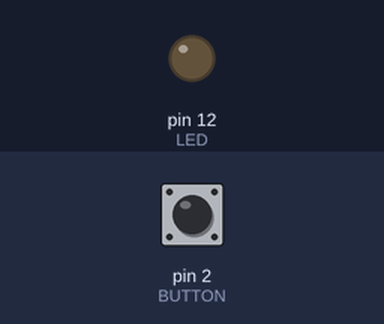
The sketch below on a simulated Arduino Uno, built with avr-gcc and run on an emulated ATmega328P. Parts: output pins drawn as LEDs (lit = HIGH). The test bench sets the inputs (shaded band); at power-on: pin 2 (BUTTON) LOW.

Above: at 1.2 s.
1.3 s: pin 2 (BUTTON) pulled HIGH for 0.15 s
At 1.37 s:
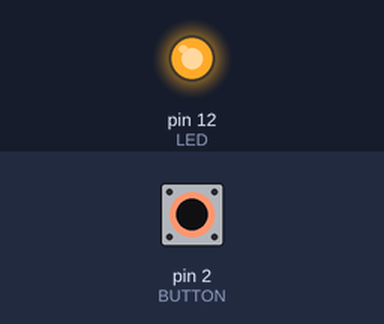
2.9 s: pin 2 (BUTTON) pulled HIGH for 3.2 s
At 6.5 s:
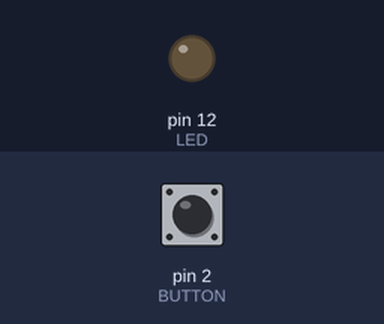
Timing chart, 0 to 8.0 s (numbered marks = the images above; inputs shaded):
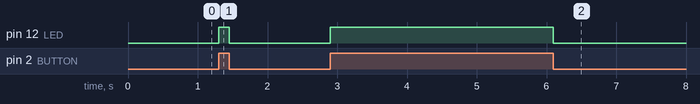

The sketch:

home_work_01.ino
```cpp
#define BUTTON 2
#define LED 12

int led = LOW;

void setup() {
  // button
  pinMode(BUTTON, INPUT);

  // LED
  // red:
  // - Ud = 2V
  // - Id = 20 mA  = 0.02 A
  // - R = (Up - Ud) / Id = (5 - 2) / 0.02 = 150 Omh
  pinMode(LED, OUTPUT);
}

void loop() {
  if (digitalRead(BUTTON) == HIGH) {
    digitalWrite(LED, HIGH);
  } else {
    digitalWrite(LED, LOW);
  }
}
```

Measured:
- after the input at 1.3 s, pin 12 (LED): LOW → HIGH at once, → LOW 0.15 s later
- after the input at 2.9 s, pin 12 (LED): LOW → HIGH at once, → LOW 3.2 s later
